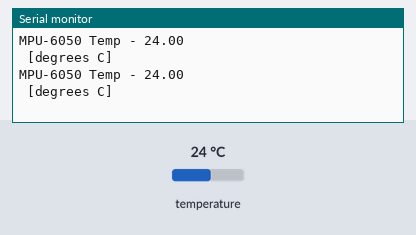
Bench run of a sketch on a simulated Arduino Uno, built with avr-gcc and run on an emulated ATmega328P. Parts: the last lines printed to the serial monitor. Wiring (inferred from the names in the program): MPU-6050 motion sensor at I2C address 0x68. The inputs (shaded band) are chosen by the test bench; at power-on: temperature 24 °C.

Above: at 1.8 s.
1.9 s: temperature set to 12 °C
At 2.8 s:
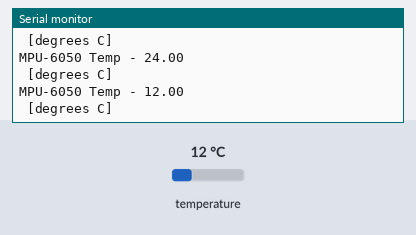
3.4 s: temperature set to 19 °C
At 4.6 s:
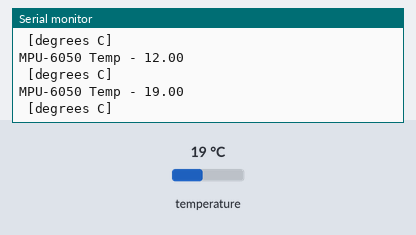
Timing chart, 0 to 6.4 s (numbered marks = the images above; inputs shaded):
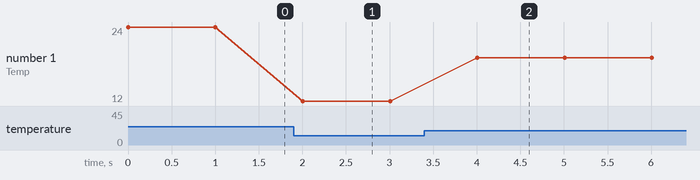

The sketch:

Acc_Temp.ino
```cpp
#include<Wire.h>  // I2C Libary

const int MPU_6050_Addr=0x68; // I2C Address of the MPU-6050
const byte PWR_MGMT_1 = 0x6B; //PWR_MGMT_1 Register address of the MPU-6050
const byte TEM_OUT_H = 0x41;  // TEMP_OUT_H register address of MPU-6050

byte TWMP_Out_H_data;
byte TEM_OUT_L_data;
float MPU_6050_Temp;


void setup() {
  // put your setup code here, to run once:
  Wire.begin();
  Wire.beginTransmission(MPU_6050_Addr);
  Wire.write(PWR_MGMT_1);
  Wire.write(0); //set to Zero (wakes up the MPU-6050)
  Wire.endTransmission();
  Serial.begin(9600);
}

void loop() {
  // put your main code here, to run repeatedly:
  Wire.beginTransmission(MPU_6050_Addr);
  Wire.write(TEM_OUT_H);  //TEMP_OUT_H register
  Wire.endTransmission();
  Wire.requestFrom(MPU_6050_Addr, 2);  // request 2 bytes from the MPU-6050
  TWMP_Out_H_data = Wire.read();
  TEM_OUT_L_data = Wire.read();
  MPU_6050_Temp = TWMP_Out_H_data << 8 | TEM_OUT_L_data;
  MPU_6050_Temp = MPU_6050_Temp/ 340 + 36.53;
  Serial.print("MPU-6050 Temp - "); Serial.println(MPU_6050_Temp); Serial.println(" [degrees C]");
  delay(1000);
}
```

Measured:
- after the input at 1.9 s, the serial monitor: prints a new line after 0.10 s (image 1)
- after the input at 3.4 s, the serial monitor: prints a new line after 0.61 s (image 2)
- plotted number 1: 24 → 12 after the input at 1.9 s, 12 → 19 after the input at 3.4 s
